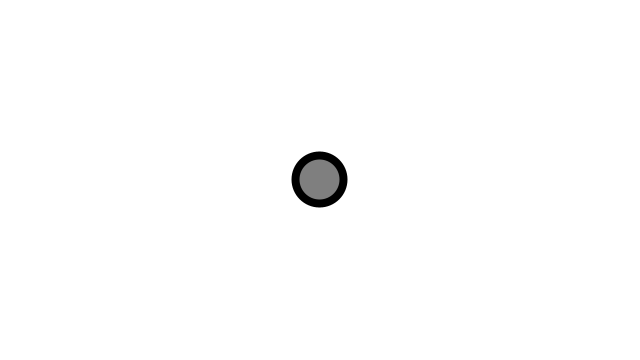
Frame 1 (no input)
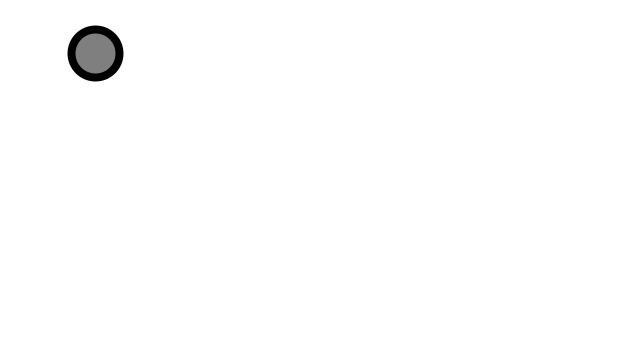
Frame 60 (the mouse pressed at the canvas centre just before this capture)
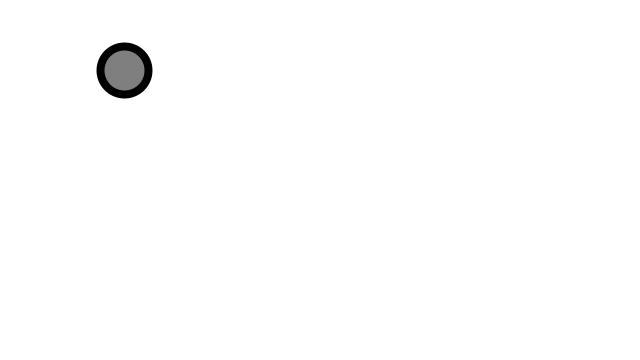
Frame 120 (the mouse held since frame 60 and released just before this capture)

The Processing sketch that drew these frames (run headless with seeded random() and noise(); from frame 60 on, the mouse is pressed at the canvas centre):

// Processing sketch: Mover
// ── Mover.pde

moverObject mover;

void setup()
{
  size(640, 360);
  background(255);
  
  mover = new moverObject(); //Declaration of moverObject object
}

void draw()
{
  background(255);
  
  mover.update();
  mover.show();
  
}
// ── moverObject.pde
class moverObject
{
  PVector acc;
  PVector loc;
  PVector vel;
  float topSpeed;
  
  
  
  moverObject() //constructor
  {
    loc = new PVector(width/2, height/2);
    vel = new PVector(0, 0);
    topSpeed = 5.5;
  }
  
  void update()
  {
    PVector mouse = new PVector(mouseX, mouseY); //PVecor variable for mouse movement
    acc = PVector.sub(mouse, loc); //Computing a vector that is pointed from object postion to mouse position
    
    acc.setMag(.2); //Set magnitude of the acceleration
    
    vel.add(acc); //Velocity changes with acceleration; v = u + at; v is proportional to a
    
    vel.limit(topSpeed); //Limiting the velocity so that the object does not goes off screen
    
    loc.add(vel); //Location changes as velocity does
    
  }
  
  void show()
  {
    stroke(0);
    strokeWeight(8);
    fill(127);
    //stroke(2);
    ellipse(loc.x, loc.y, 48, 48); //Drawing an ellipse at loc.x and loc.y with radius of 48 unit(arbitrary value)
    
  }
  
  
}
